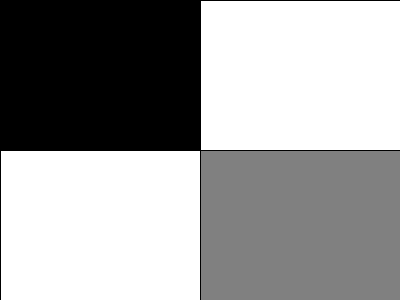
Frame 1 (no input)
Frame 60 (the mouse pressed at the canvas centre just before this capture): identical to frame 1, image omitted
Frame 120 (the mouse held since frame 60 and released just before this capture): identical to frame 1, image omitted

The Processing sketch that drew this single still picture (run headless with seeded random() and noise(); from frame 60 on, the mouse is pressed at the canvas centre):

// Processing sketch: FdI_2019_02_chessboard
// ── FdI_2019_02_chessboard.pde
void setup(){
  size(400,300);  
}


void draw(){
  background(255);
  fill(0);
  rect(0,0,width/2, height/2);
  fill(128);
  rect(width/2, height/2, width/2, height/2);
  noFill();
  rect(0,0, width,height);
  //background(255);
}
